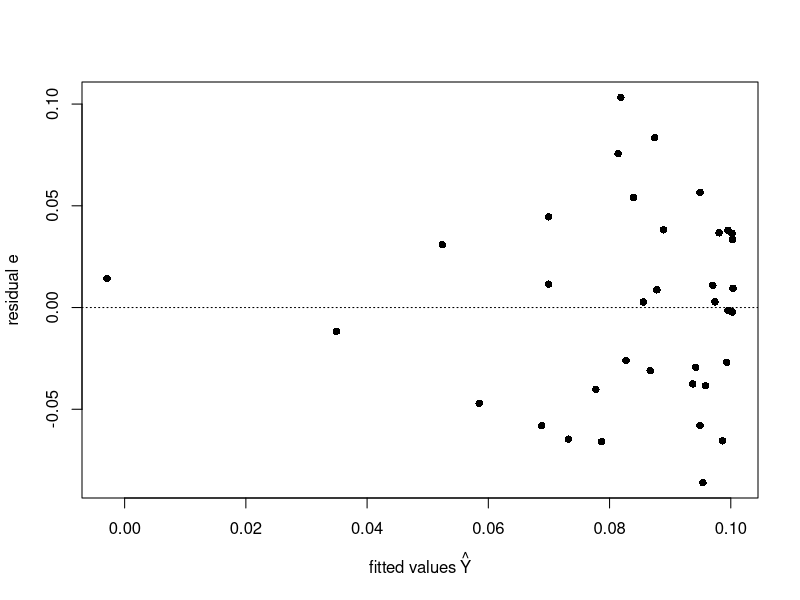
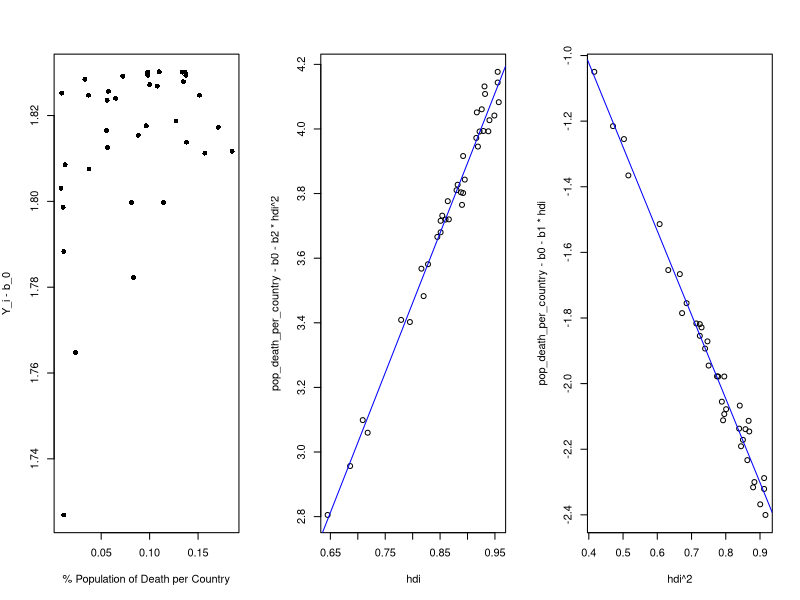
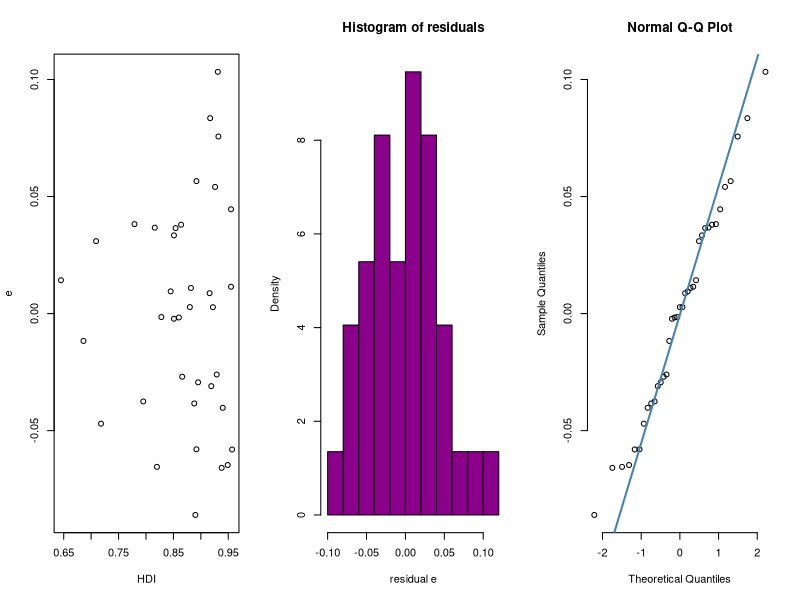
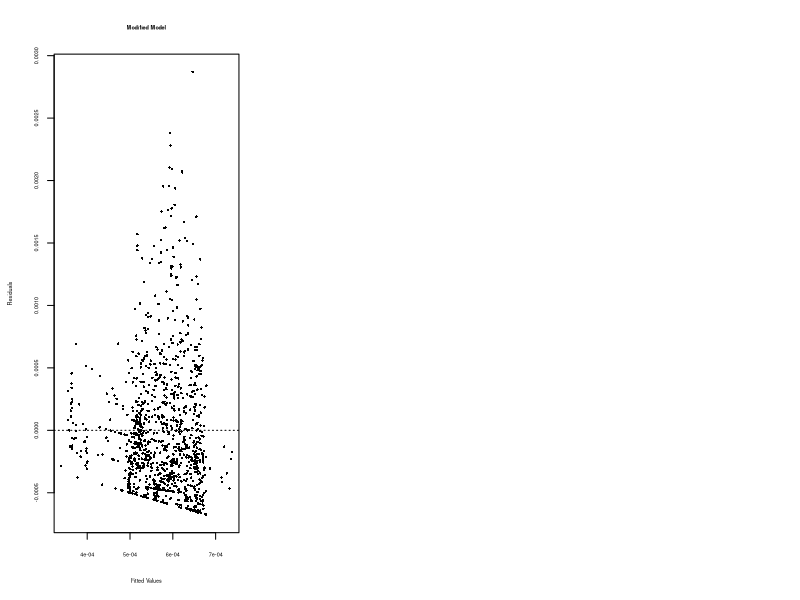
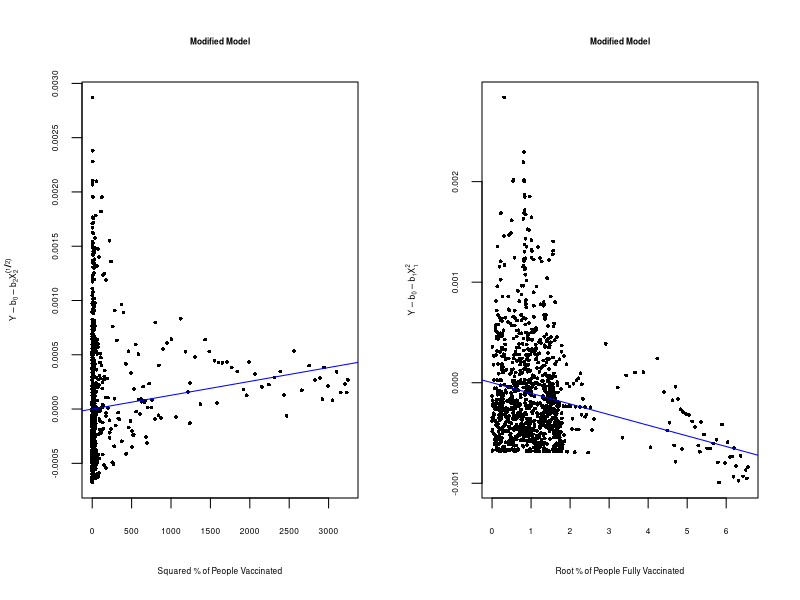
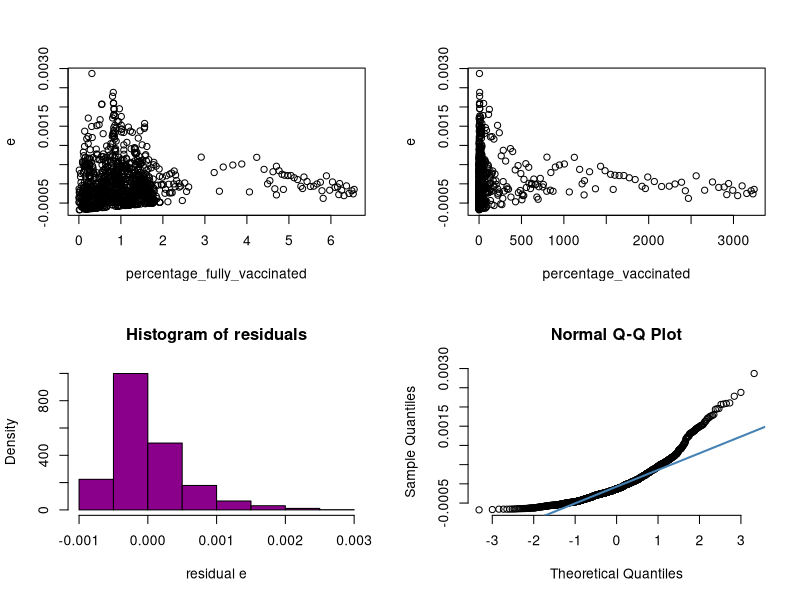
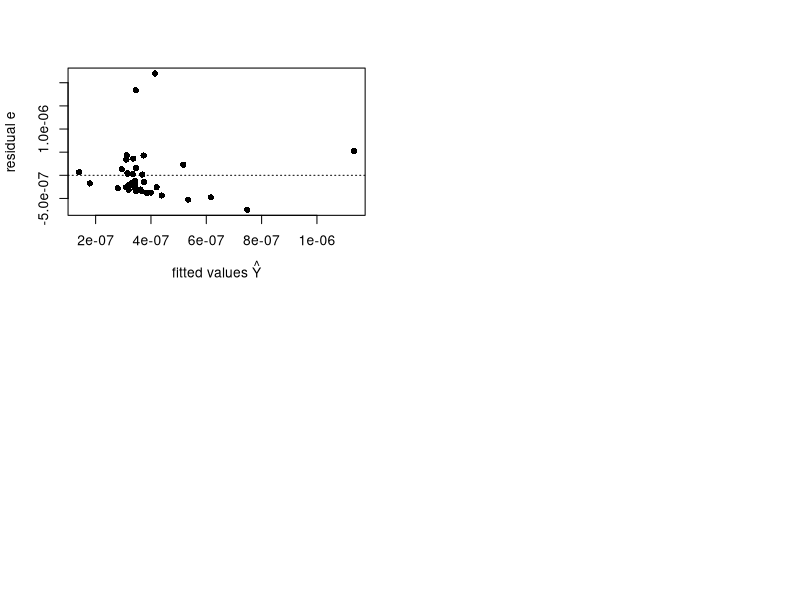
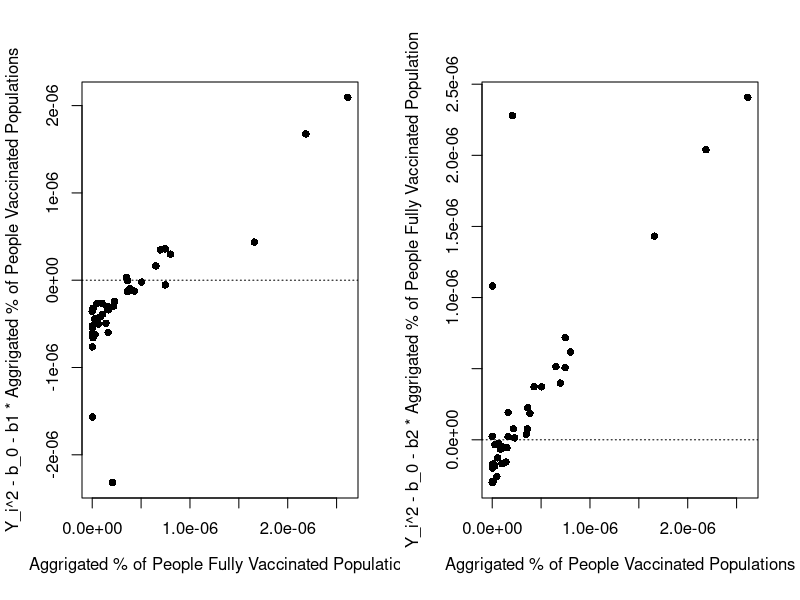

The R script that drew these images, in order:
## ---- chunk 1
knitr::opts_chunk$set(echo = TRUE)
## ---- chunk 2
covid <- read.csv(file = 'covid.csv')
## ---- chunk 3

covid_new = read.csv(file='covid_new.csv')

agg_pop_death_percentage = aggregate(
    x = covid_new$percentage_total_deaths, 
    by = list(covid_new$location), 
    FUN = mean
  )

agg_hdi = aggregate(
    x = covid_new$human_development_index, 
    by = list(covid_new$location), 
    FUN = mean
  )
## ---- chunk 4
pop_death_per_country <- agg_pop_death_percentage$x
hdi <- agg_hdi$x

linmod <- lm(pop_death_per_country~poly(hdi, 2, raw=TRUE))
b0 <- linmod$coef[1]
b1 <- linmod$coef[2]
b2 <- linmod$coef[3]

print(c(b0, b1, b2))

Yhat <- linmod$fitted.values
e <- resid(linmod)

standard.error <- summary(linmod)$coef[2,2]
p.value <- summary(linmod)$coef[2,4]
print(c(mean(e), standard.error, p.value, summary(linmod)$r.squared))

plot(Yhat,e, xlab = expression('fitted values' ~ hat(Y)),ylab="residual e", pch = 16)
abline(h = 0, lty = 3)
## ---- chunk 5
Y.hat <- linmod$fitted.values # Obtain fitted values
# Compute sums of squares
Y.bar <- mean(pop_death_per_country)
SSR <- sum((Y.hat - Y.bar)^2)
SSE <- sum((pop_death_per_country - Y.hat)^2)

n <- length(hdi)
p <- 3

# Compute mean squares
MSR <- SSR/(p-1)
MSE <- SSE/(n - p)

f.stat <- MSR/MSE
alpha <- 0.05
fquantile <- qf(1 - alpha, p-1, n - p)
print(c(f.stat, p-1, n-p, fquantile))
## ---- chunk 6
Y1 <- linmod$fitted.values - b0
e <- resid(linmod)
par(mfrow = c(1, 3))
plot(pop_death_per_country, Y1, xlab ="% Population of Death per Country" ,ylab=expression('Y_i - b_0'), pch = 16)
abline(h = 0, lty = 3)
plot(hdi, pop_death_per_country - b0 - b2*hdi^2)
abline(a = 0, b = b1, col = "blue")
plot(hdi^2, pop_death_per_country - b0 - b1*hdi)
abline(a = 0, b = b2, col = "blue")
## ---- chunk 7
e <- resid(linmod)
par(mfrow=c(1,3))
plot(hdi, e, xlab="HDI")
hist(e, main="Histogram of residuals", xlab="residual e", col="darkmagenta", freq=FALSE)
qqnorm(e, pch = 1, frame = FALSE)
qqline(e, col = "steelblue", lwd = 2)
## ---- chunk 8
linmod2.modify <- lm(covid_new$perecentage_new_deaths ~ I(covid_new$percentage_vaccinated ^ 2) + I(covid_new$percentage_fully_vaccinated ^ 0.5))
b0.modify <- linmod2.modify$coef[1]
b1.modify <- linmod2.modify$coef[2]
b2.modify <- linmod2.modify$coef[3]

print(c(b0.modify, b1.modify, b2.modify))

e.square <- linmod2.modify$residuals
Y.hat.square <- linmod2.modify$fitted.values

standard.error <- summary(linmod2.modify)$coef[2,2]
p.value <- summary(linmod2.modify)$coef[2,4]
print(c(mean(e.square), standard.error, p.value, summary(linmod2.modify)$r.squared))

plot(Y.hat.square, e.square, pch = 16, xlab = "Fitted Values", ylab = "Residuals",
main = "Modified Model", cex=0.5, cex.lab=0.5, cex.axis=0.5, cex.main=0.5)
abline(h = 0, lty = 3)
## ---- chunk 9
Y.hat <- linmod2.modify$fitted.values # Obtain fitted values
# Compute sums of squares
Y.bar <- mean(covid_new$perecentage_new_deaths)
SSR <- sum((Y.hat - Y.bar)^2)
SSE <- sum((covid_new$perecentage_new_deaths - Y.hat)^2)

n <- length(covid_new$perecentage_new_deaths)
p <- 3

# Compute mean squares
MSR <- SSR/(p-1)
MSE <- SSE/(n - p)

f.stat <- MSR/MSE
alpha <- 0.05
fquantile <- qf(1 - alpha, p-1, n - p)
print(c(f.stat, p-1, n-p, fquantile))
## ---- chunk 10
Y <- covid_new$perecentage_new_deaths
par(mfrow = c(1, 2))
plot(covid_new$percentage_vaccinated^2, Y - b0.modify - b2.modify*(covid_new$percentage_fully_vaccinated^(1/2)), pch = 16, xlab = "Squared % of People Vaccinated",
ylab = expression(Y-b[0]-b[2]*X[2]^(1/2)), main = "Modified Model",
cex=0.5, cex.lab=0.5, cex.axis=0.5, cex.main=0.5)
abline(a = 0, b = b1.modify, col = "blue")
plot(covid_new$percentage_fully_vaccinated^(1/2), Y - b0.modify - b1.modify*covid_new$percentage_vaccinated^2, pch = 16, xlab = "Root % of People Fully Vaccinated",
ylab = expression(Y-b[0]-b[1]*X[1]^2), main = "Modified Model",
cex=0.5, cex.lab=0.5, cex.axis=0.5, cex.main=0.5)
abline(a = 0, b = b2.modify, col = "blue")
## ---- chunk 11
e <- resid(linmod2.modify)
par(mfrow=c(2,2))
plot(covid_new$percentage_fully_vaccinated^(1/2), e, xlab="percentage_fully_vaccinated")
plot(covid_new$percentage_vaccinated^2, e, xlab="percentage_vaccinated")
hist(e, main="Histogram of residuals", xlab="residual e", col="darkmagenta", freq=FALSE)
qqnorm(e, pch = 1, frame = FALSE)
qqline(e, col = "steelblue", lwd = 2)
## ---- chunk 12
n <- length(covid_new$perecentage_new_deaths)
linmod2_expanded <- lm(covid_new$perecentage_new_deaths ~ I(covid_new$percentage_vaccinated ^ 2) + I(covid_new$percentage_fully_vaccinated ^ 0.5) + (covid_new$percentage_vaccinated * covid_new$percentage_fully_vaccinated))
Y.hat.full <- linmod2.modify$fitted.values
Y.hat.expanded <- linmod2_expanded$fitted.values
SSE.full <- sum((covid_new$perecentage_new_deaths - Y.hat.full)^2)
SSE.expanded <- sum((covid_new$perecentage_new_deaths - Y.hat.expanded)^2)
df.full <- n - 3
df.expanded <- n - 4
f.stat <- (SSE.full - SSE.expanded)/(df.full - df.expanded)/(SSE.expanded/df.expanded)
alpha <- 0.05
fquantile <- qf(1 - alpha, df.full - df.expanded, df.expanded)
pvalue <- 1 - pf(f.stat, df.full - df.expanded, df.expanded)
## ---- chunk 13
agg_new_deaths <- aggregate(covid_new$perecentage_new_deaths, by=list(covid_new$location), mean)$x
agg_fully_vaccinated_population <- aggregate(covid_new$percentage_fully_vaccinated, by=list(covid_new$location), mean)$x
agg_vaccinated_populations <- aggregate(covid_new$percentage_vaccinated, by=list(covid_new$location), mean)$x

linmod.2 <- lm(agg_new_deaths^2 ~ agg_vaccinated_populations + agg_fully_vaccinated_population)
b0 <- linmod.2$coef[1]
b1 <- linmod.2$coef[2]
b2 <- linmod.2$coef[3]

print(c(b0, b1, b2))

Yhat <- linmod.2$fitted.values
e <- resid(linmod.2)

standard.error <- summary(linmod.2)$coef[2,2]
p.value <- summary(linmod.2)$coef[2,4]
print(c(mean(e), standard.error, p.value, summary(linmod.2)$r.squared))

plot(Yhat,e, xlab = expression('fitted values' ~ hat(Y)),ylab="residual e", pch = 16)
abline(h = 0, lty = 3)
## ---- chunk 14
Y.hat <- linmod.2$fitted.values # Obtain fitted values
# Compute sums of squares
Y.bar <- mean((agg_new_deaths)^2)
SSR <- sum((Y.hat - Y.bar)^2)
SSE <- sum(((agg_new_deaths)^2 - Y.hat)^2)

n <- length(agg_new_deaths)
p <- 3

# Compute mean squares
MSR <- SSR/(p-1)
MSE <- SSE/(n - p)

f.stat <- MSR/MSE
alpha <- 0.1
fquantile <- qf(1 - alpha, p-1, n - p)
print(c(f.stat, p-1, n-p, fquantile))
## ---- chunk 15
Y1 <- (agg_new_deaths)^2 - b0 - b1*agg_vaccinated_populations
par(mfrow=c(1,2))
e <- resid(linmod.2)
plot((agg_new_deaths)^2,Y1, xlab = expression('Aggrigated % of People Fully Vaccinated Population'),ylab='Y_i^2 - b_0 - b1 * Aggrigated % of People Vaccinated Populations', pch = 16)
abline(h = 0, lty = 3)
Y2 <- (agg_new_deaths)^2 - b0 - b2*agg_fully_vaccinated_population
plot((agg_new_deaths)^2, Y2, xlab = expression('Aggrigated % of People Vaccinated Populations'),ylab='Y_i^2 - b_0 - b2 * Aggrigated % of People Fully Vaccinated Population', pch = 16)
abline(h = 0, lty = 3)
## ---- chunk 16
e <- resid(linmod.2)
par(mfrow=c(2,2))
plot(agg_fully_vaccinated_population, e, xlab="Aggrigated % of People Fully Vaccinated Population")
plot(agg_vaccinated_populations, e, xlab="Aggrigated % of People Vaccinated Population")
hist(e, main="Histogram of residuals", xlab="residual e", col="darkmagenta", freq=FALSE)
qqnorm(e, pch = 1, frame = FALSE)
qqline(e, col = "steelblue", lwd = 2)
## ---- chunk 17
n <- length(agg_vaccinated_populations)
linmod2_expanded <- lm(agg_new_deaths^2 ~ agg_vaccinated_populations + agg_fully_vaccinated_population + agg_vaccinated_populations * agg_fully_vaccinated_population)
Y.hat.full <- linmod.2$fitted.values
Y.hat.expanded <- linmod2_expanded$fitted.values
SSE.full <- sum((agg_new_deaths^2 - Y.hat.full)^2)
SSE.expanded <- sum((agg_new_deaths^2 - Y.hat.expanded)^2)
df.full <- n - 3
df.expanded <- n - 4
f.stat <- (SSE.full - SSE.expanded)/(df.full - df.expanded)/(SSE.expanded/df.expanded)
alpha <- 0.05
fquantile <- qf(1 - alpha, df.full - df.expanded, df.expanded)
pvalue <- 1 - pf(f.stat, df.full - df.expanded, df.expanded)
print(c(f.stat, df.full - df.expanded, df.expanded, fquantile, pvalue))
